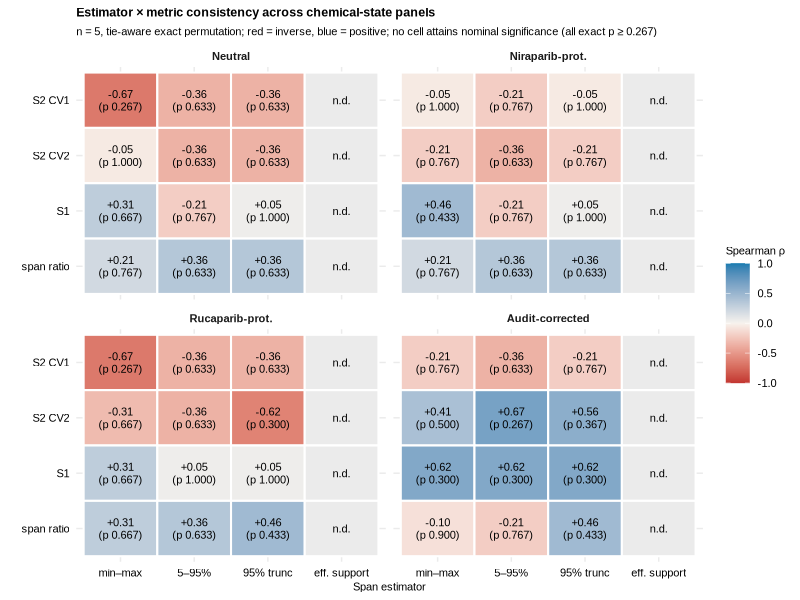
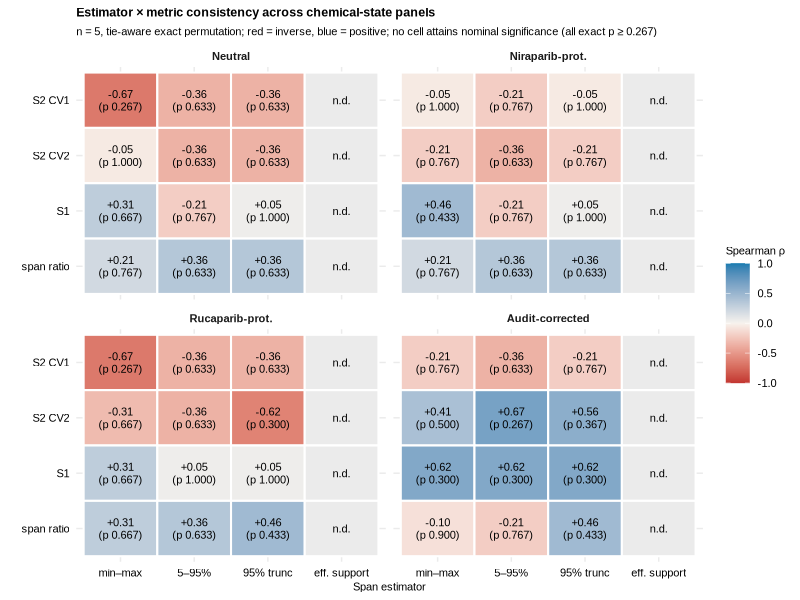

Recreate these plots in R, in order.
# 29_d4_consistency_matrix.R -- Estimator x metric consistency matrix across the four
# chemical-state panels (main-text Fig. 6). R6 rebuild: reads the canonical long-format
# grid data/analysis/r6/r6c_estimatrix.csv (written by scripts/s38_estimator_matrix.py);
# the previous wide data/analysis/d4_consistency_matrix.csv (niraparib-corrected only,
# pre-audit values incl. empty-bin "eff" column) is superseded.
#
# Purpose:  Render the descriptor x state x estimator consistency matrix (standalone
#           diagnostic export; embedded by 53_fig3_state_matrix.R).
# Created:  2026-10-01 (header standardised 2026-10-05; R6 rebuild 2026-10-10)
# Inputs:   data/analysis/r6/r6c_estimatrix.csv ; data/analysis/r6/r6_panel_values.csv
# Outputs:  results/figures/Fig_D4_ConsistencyMatrix.pdf (+png; regenerable byproducts)
# Depends:  ggplot2, data.table, common/helpers.R
# Run:      Rscript code/29_d4_consistency_matrix.R   (from the repository root)
dir.create("results/figures", showWarnings = FALSE, recursive = TRUE)
suppressMessages({library(ggplot2); library(data.table)})

d <- fread("data/analysis/r6/r6c_estimatrix.csv")
d[, rho_num := suppressWarnings(as.numeric(rho))]
d[, p_num   := suppressWarnings(as.numeric(p))]
d[, est := factor(estimator, levels = c("mm", "q90", "t95", "eff"))]
d[, metric := factor(metric, levels = c("AAI", "S1", "S2CV2", "S2CV1"))]
d[, panel := factor(panel, levels = c("neutral", "nira_prot", "ruca_prot", "combined"),
                    labels = c("Neutral", "Niraparib-prot.",
                               "Rucaparib-prot.", "Audit-corrected"))]
d[, lab := ifelse(is.na(rho_num), "n.d.",
                  sprintf("%+.2f\n(p %.3f)", ifelse(rho_num >= 0, rho_num + 1e-9, rho_num - 1e-9), p_num))]

p <- ggplot(d, aes(est, metric, fill = rho_num)) +
  geom_tile(color = "white", linewidth = 0.7) +
  geom_text(aes(label = lab), size = 2.8, family = "Arial", lineheight = 0.95) +
  facet_wrap(~panel, nrow = 2) +
  scale_fill_gradient2(low = "#C23531", mid = "#F7F3EE", high = "#177CB0",
                       midpoint = 0, limits = c(-1, 1), na.value = "grey92",
                       name = "Spearman \u03c1") +
  scale_x_discrete(labels = c(mm = "min\u2013max", q90 = "5\u201395%",
                              t95 = "95% trunc", eff = "eff. support")) +
  scale_y_discrete(labels = c(S2CV1 = "S2 CV1", S2CV2 = "S2 CV2",
                              S1 = "S1", AAI = "span ratio")) +
  labs(x = "Span estimator", y = "",
       title = "Estimator \u00d7 metric consistency across chemical-state panels",
       subtitle = "n = 5, tie-aware exact permutation; red = inverse, blue = positive; no cell attains nominal significance (all exact p \u2265 0.267)") +
  theme_minimal(base_family = "Arial") +
  theme(axis.text = element_text(size = 8, color = "black"),
        axis.text.x = element_text(size = 8),
        axis.title = element_text(size = 8),
        plot.title = element_text(size = 9, face = "bold"),
        plot.subtitle = element_text(size = 8),
        legend.position = "right",
        legend.title = element_text(size = 8),
        legend.text = element_text(size = 8),
        strip.text = element_text(size = 8, face = "bold"))
ggsave("results/figures/Fig_D4_ConsistencyMatrix.pdf", p,
       width = 180/25.4, height = 100/25.4, device = cairo_pdf, pointsize = 8)
ggsave("results/figures/Fig_D4_ConsistencyMatrix.png", p,
       width = 180/25.4, height = 100/25.4, dpi = 300, type = "cairo", bg = "white")
cat("WROTE Fig_D4_ConsistencyMatrix.pdf/png (4-panel grid)\n")
